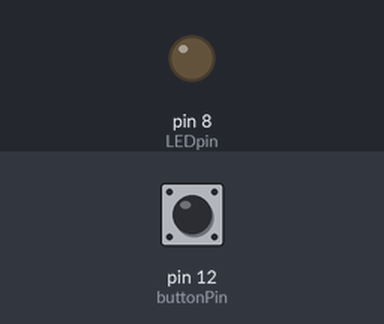
Simulated run of this sketch. Board: Arduino Uno, built with avr-gcc and run on an emulated ATmega328P. Parts: output pins drawn as LEDs (lit = HIGH). The test bench sets the inputs (shaded band); at power-on: pin 12 (buttonPin) LOW.

Above: at 1.2 s.
1.3 s: pin 12 (buttonPin) pulled HIGH for 0.15 s
At 1.8 s:
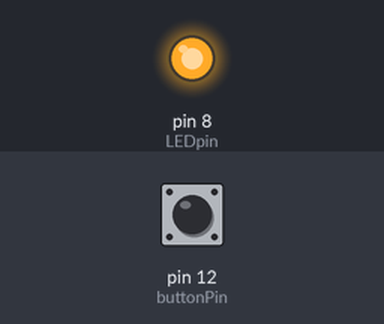
2.9 s: pin 12 (buttonPin) pulled HIGH for 1 s
At 4.2 s:
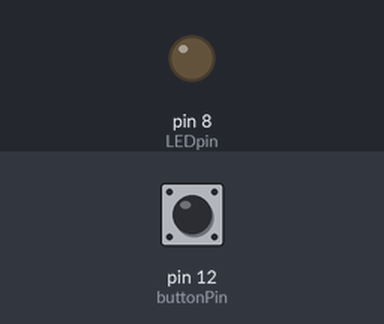
5.4 s: pin 12 (buttonPin) pulled HIGH for 3.2 s
At 6.1 s:
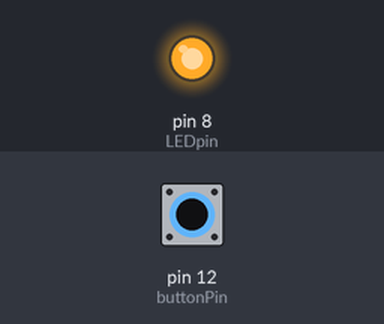
Timing chart, 0 to 8.4 s (numbered marks = the images above; inputs shaded):
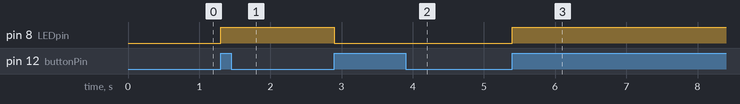

Measured:
- after the input at 1.3 s, pin 8 (LEDpin): LOW → HIGH at once
- after the input at 2.9 s, pin 8 (LEDpin): HIGH → LOW at once
- after the input at 5.4 s, pin 8 (LEDpin): LOW → HIGH at once

The sketch:

27.PushButton_PullUp_PullDown.ino
```cpp
// C++ code
// there are two type of push button // yaha ek hi hai
// 1 - pullup - isme off me 1 milta or on me 0
// 2 - pullDown - isme off me 0 milta or on me 1
int LEDpin = 8;
int buttonPin = 12;
int dt = 100;
int LEDstate = 0;
int buttonNew;
int buttonOld = 1;

void setup(){
  Serial.begin(9600);
  pinMode(LEDpin, OUTPUT);
  pinMode(buttonPin, INPUT);
}

void loop(){
  buttonNew = digitalRead(buttonPin);
  //Serial.println(buttonRead);
  //delay(dt);
  //if (buttonRead == 1){
    //digitalWrite(LEDpin, LOW);
  //}
  //else{
    //digitalWrite(LEDpin, HIGH);
  //}
  // isme ham button dabaenge or phir light glow hogi or jabh 2sari bar dabaenge tabh band ho jaega
  if (buttonOld == 0 && buttonNew == 1){
    if (LEDstate == 0){
      digitalWrite(LEDpin, HIGH);
        LEDstate = 1;
    }
    else{
    digitalWrite(LEDpin, LOW);
        LEDstate = 0;
    }
  }
buttonOld = buttonNew;
delay(dt);
}
```
